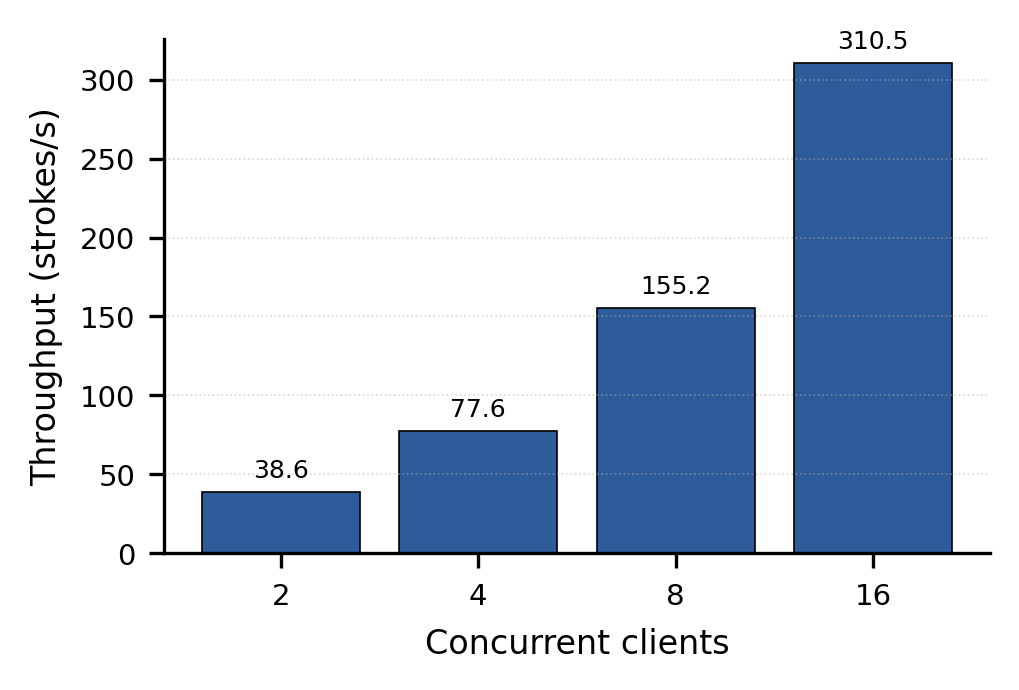

Source code (Python):
"""
Fig. 3 — Throughput versus concurrent clients.
Reads: benchmarks/throughput_*.csv (uses the most recent clean run)
Output: figures/fig3_throughput.png
"""
import csv
import glob
import os
import matplotlib.pyplot as plt

# ---- Pick the most recent throughput CSV ----
path = sorted(glob.glob("benchmarks/throughput_*.csv"), key=os.path.getmtime)[-1]
print(f"Using {path}")

clients, tput = [], []
with open(path) as f:
    for row in csv.DictReader(f):
        clients.append(int(row["clients"]))
        tput.append(float(row["throughput_per_s"]))

# ---- Plot ----
fig, ax = plt.subplots(figsize=(3.5, 2.4), dpi=300)
bars = ax.bar([str(c) for c in clients], tput,
              color="#2E5B9A", edgecolor="black", linewidth=0.4)
for bar, val in zip(bars, tput):
    ax.text(bar.get_x() + bar.get_width() / 2,
            bar.get_height() + max(tput) * 0.02,
            f"{val:.1f}", ha="center", va="bottom", fontsize=6)
ax.set_xlabel("Concurrent clients", fontsize=8)
ax.set_ylabel("Throughput (strokes/s)", fontsize=8)
ax.tick_params(labelsize=7)
ax.grid(axis="y", linestyle=":", linewidth=0.4, alpha=0.5)
for spine in ("top", "right"):
    ax.spines[spine].set_visible(False)
fig.tight_layout()
fig.savefig("figures/fig3_throughput.png", dpi=300, bbox_inches="tight")
print("Wrote figures/fig3_throughput.png")
